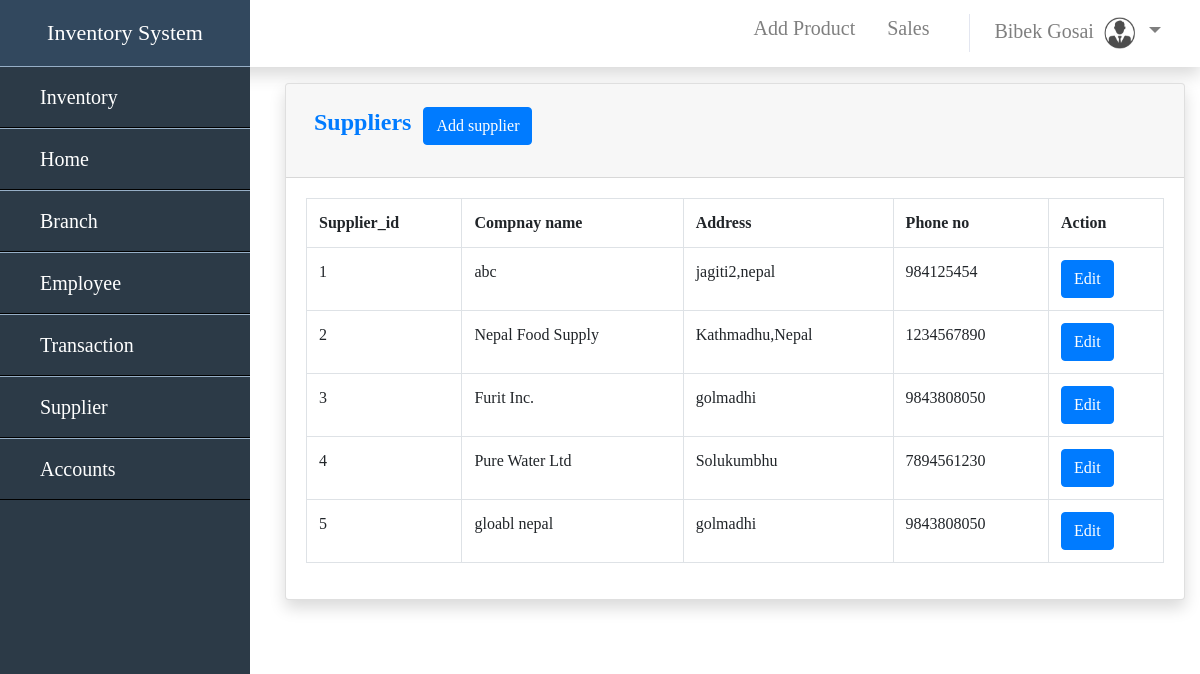
/supplier.php (signed in), run on the app's committed database.
### tables this page shows
CREATE TABLE `supplier` (
  `Supplier_id` int(11) NOT NULL,
  `Company_name` varchar(30) NOT NULL,
  `Address` varchar(50) NOT NULL,
  `Phone` varchar(20) NOT NULL
);

### supplier.php (the view, shortened to what this page needs)
<?php
include'sidebar.php';
?><!DOCTYPE html>
<html lang="en">
<head>
</head>
<body>
  <div id ="content">
    <div class = "container">
        <div class="card shadow mb-4">
                <div class="card-header py-3">
                    <ul>
                      <li>
                        <h4 class="m-2 font-weight-bold text-primary">Suppliers</h4>
                      </li>
                      <li>
                        <a  type = "button" class='btn btn-primary bg-gradient-primary'  href="addsup.php">Add supplier</a>
                      </li>
                    </ul>
                </div>
                <div class="card-body">
                  <div class="table-responsive">
                    <table class="table table-bordered"width = "100%" id="dataTable"cellspacing="0" border = "2">
    <tr>
        <th>Supplier_id</th>
        <th>Compnay name</th>
        <th>Address</th>
        <th>Phone no</th>
        <th > Action </th>
    </tr>
    <div>
<?php
$query = "SELECT Supplier_id, Company_name, Address, Phone FROM supplier";
$result= mysqli_query($con,$query) or die(mysqli_error($con));
while($row = mysqli_fetch_assoc($result)){
    echo '<tr>';
    echo '<td>'. $row['Supplier_id']. '</td>';
    echo '<td>'. $row['Company_name']. '</td>';
    echo '<td>'. $row['Address']. '</td>';
    echo '<td>'. $row['Phone']. '</td>';
    echo '<td><a  class="btn btn-primary bg-gradient-primary"  href ="editsup.php?action=edit&id='.$row['Supplier_id'].' ">Edit</td>';
    echo "</tr>";
  }
  ?>
</table>
                  </div>
                </div>
              </div>
            </div>
          </div>

### sidebar.php (style rules this page uses)
* { margin : 0; padding : 0; box-sizing : border-box; font-family : san-sarif; text-decoration: none ; list-style: none; }
#content { box-sizing: border-box; padding-left : 270px; }

### supplier.php (style rules this page uses)
.card ul { overflow:hidden; }
.card li { display:inline-block; }

### data on the page
supplier: Supplier_id "1", Company_name "abc", Address "jagiti2,nepal", Phone "984125454"
supplier: Supplier_id "2", Company_name "Nepal Food Supply", Address "Kathmadhu,Nepal", Phone "1234567890"
supplier: Supplier_id "3", Company_name "Furit Inc.", Address "golmadhi", Phone "9843808050"
supplier: Supplier_id "4", Company_name "Pure Water Ltd", Address "Solukumbhu", Phone "7894561230"
supplier: Supplier_id "5", Company_name "gloabl nepal", Address "golmadhi", Phone "9843808050"

### other printed values
$_SESSION['FIRST_NAME'] "Bibek"
$_SESSION['LAST_NAME'] "Gosai"
